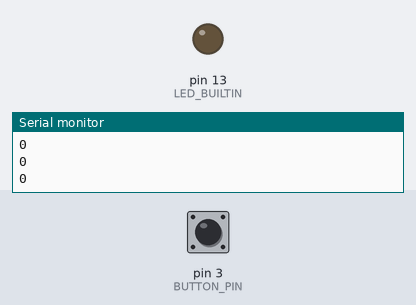
Simulated run of this sketch. Board: Arduino Uno, built with avr-gcc and run on an emulated ATmega328P. Parts: output pins drawn as LEDs (lit = HIGH), the last lines printed to the serial monitor. Inputs (shaded band) come from the test bench; at power-on: pin 3 (BUTTON_PIN) LOW.

Above: at 1.2 s.
1.3 s: pin 3 (BUTTON_PIN) pulled HIGH for 0.15 s
At 2.0 s:
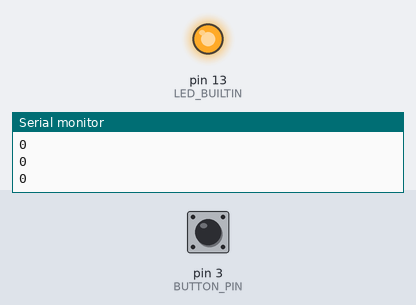
2.9 s: pin 3 (BUTTON_PIN) pulled HIGH for 1 s
At 3.4 s:
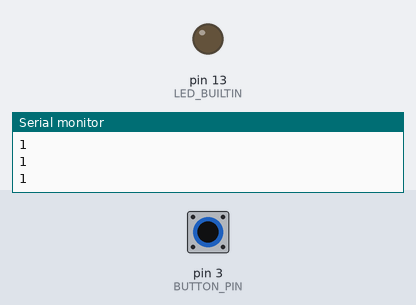
5.4 s: pin 3 (BUTTON_PIN) pulled HIGH for 3.2 s
At 6.3 s:
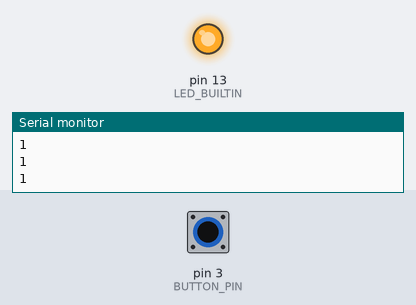
Timing chart, 0 to 8.4 s (numbered marks = the images above; inputs shaded):
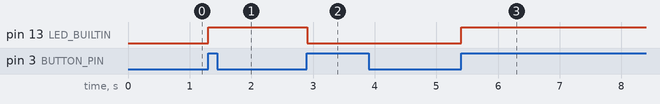

The sketch:

index.ino
```cpp
// Define variables
const int BUTTON_PIN = 3;
boolean lastSignal = LOW;
boolean toggle = false;

void setup()
{
    // Initial
    pinMode(BUTTON_PIN, INPUT);
    pinMode(LED_BUILTIN, OUTPUT);
    Serial.begin(115200);
}

int count = 0;
void loop()
{

    boolean currentSignal = digitalRead(BUTTON_PIN);
    Serial.println(currentSignal);


    if (currentSignal && lastSignal == LOW)
    {
        count = count + 1;
        toggle = !toggle;
        digitalWrite(LED_BUILTIN, toggle);
        Serial.println(count);
    }

    lastSignal = currentSignal;
    delay(10);
}
```

Measured:
- after the input at 1.3 s, pin 13 (LED_BUILTIN): LOW → HIGH at once
- after the input at 2.9 s, pin 13 (LED_BUILTIN): HIGH → LOW at once
- after the input at 5.4 s, pin 13 (LED_BUILTIN): LOW → HIGH at once
